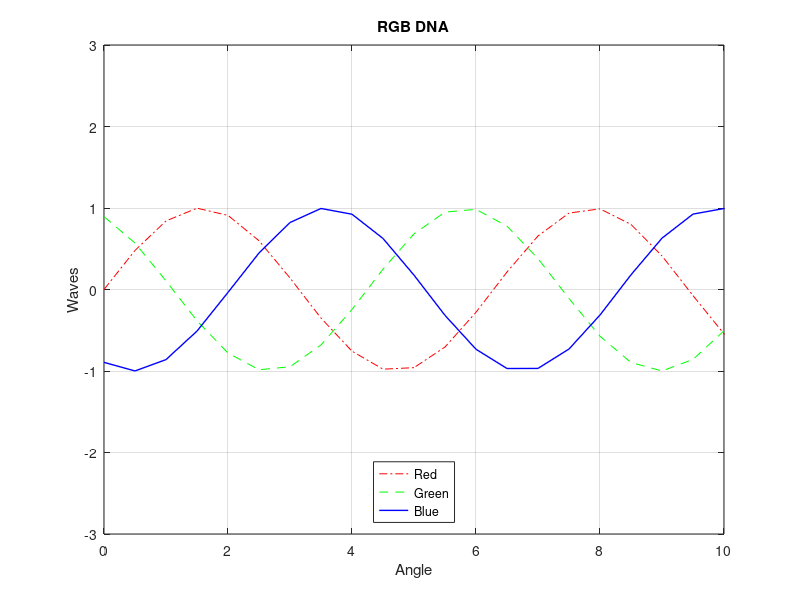

This figure's MATLAB source:
x = 0:0.5:5*pi; % Tumanda, Keane Kiechel B.

y1 = sin(x);
y2 = sin(x+90);
y3 = sin(x-90);

figure
plot(x, y1,'r-.', x, y2,'g--', x, y3, 'b-', 'LineWidth', 1)

grid on
axis ([0 10 -3 3])

title('RGB DNA')
xlabel('Angle')
ylabel('Waves')

legend('Red','Green','Blue')
legend('Location','South')

